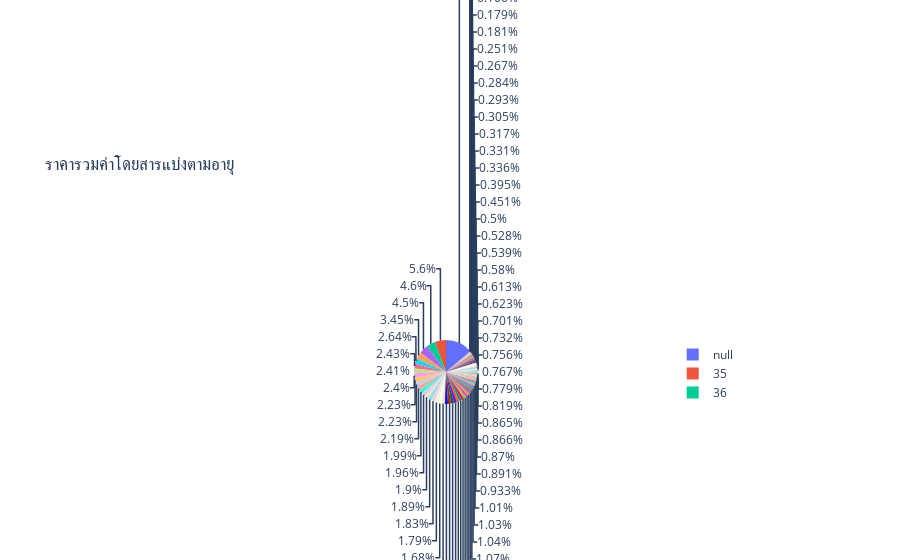

Write notebook code for a chart like this one.
### Code cell
fig = px.pie(df, values=df['Fare'], names=df['Age'], title='ราคารวมค่าโดยสารแบ่งตามอายุ')

fig.show()

### Figure 1 — Plotly figure (JSON) as saved in the notebook; plotly's stock layout.template omitted (floating-point values rounded to 4 significant figures; data arrays with more than 128 entries replaced by an {"elided": "..."} marker saying what was removed)
{"data": [{"domain": {"x": [0, 1], "y": [0, 1]}, "hovertemplate": "Age=%{label}<br>Fare=%{value}<extra></extra>", "labels": {"elided": "891 float values"}, "legendgroup": "", "name": "", "showlegend": true, "type": "pie", "values": {"elided": "891 float values"}}], "layout": {"legend": {"tracegroupgap": 0}, "title": {"text": "ราคารวมค่าโดยสารแบ่งตามอายุ"}}}
